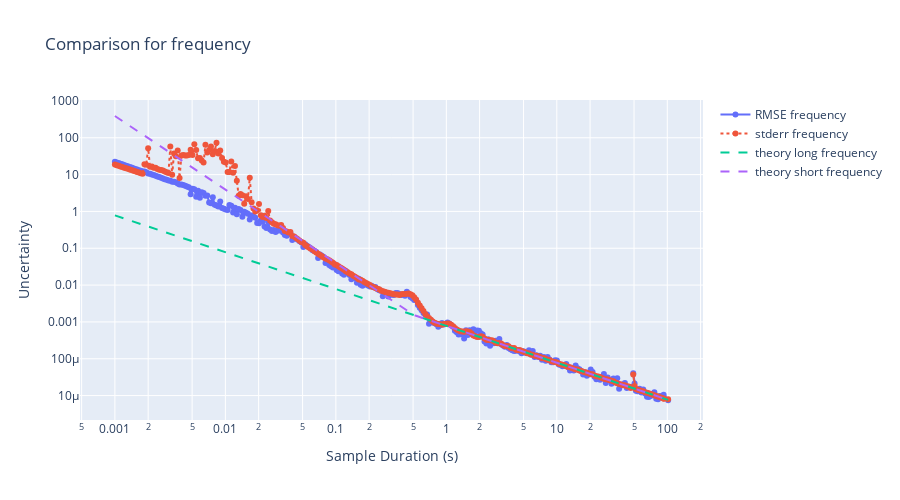
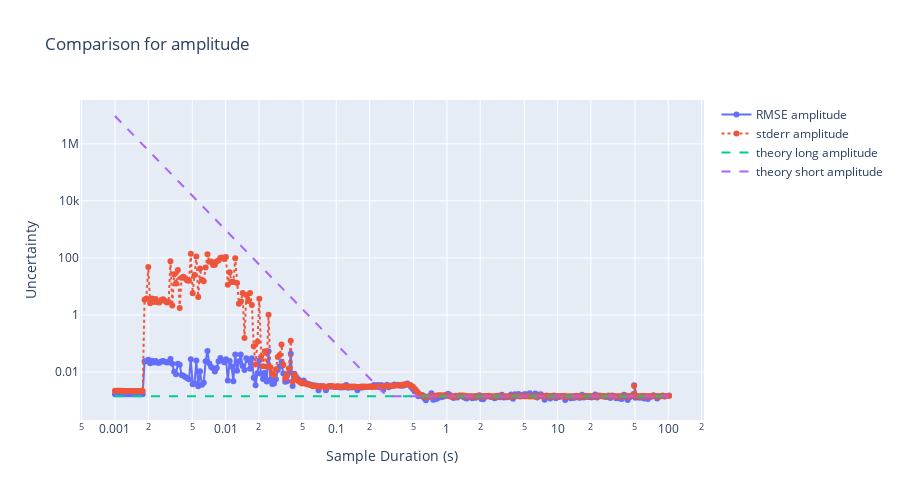
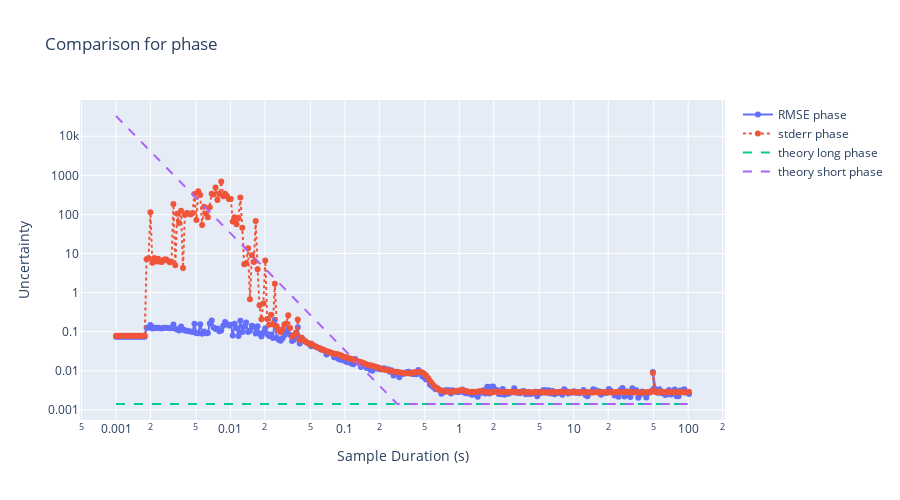

Notebook source saved alongside these figures, in order:
### Code cell
import anal_fit_err
import importlib
import dataclasses

importlib.reload(anal_fit_err)

# Generate theoretical predictions
theory_cw = {
    "amplitude": [],
    "frequency": [],
    "phase": [],
}

theory_cw_short = {
    "amplitude": [],
    "frequency": [],
    "phase": [],
}


for this_duration in durations:

    est = anal_fit_err.analy_err_in_fit_cw_sine(
        amplitude=true_params["amplitude"],
        samp_num=num_points,
        samp_time=this_duration,
        sigma_obs=noise_scale,
    )
    theory_cw["amplitude"].append(est.amplitude)
    theory_cw["frequency"].append(est.frequency)
    theory_cw["phase"].append(est.phase)

    est = anal_fit_err.analy_err_in_fit_cw_sine_short_dur(
        amplitude=true_params["amplitude"],
        frequency=true_params["frequency"],
        samp_num=num_points,
        samp_time=this_duration,
        sigma_obs=noise_scale,
        phase=true_params["phase"],
    )
    theory_cw_short["amplitude"].append(est.amplitude)
    theory_cw_short["frequency"].append(est.frequency)
    theory_cw_short["phase"].append(est.phase)


for key in true_params:
    fig = go.Figure()
    fig.add_trace(
        go.Scatter(
            x=durations, y=rmse_results[key], mode="lines+markers", name=f"RMSE {key}"
        )
    )
    fig.add_trace(
        go.Scatter(
            x=durations,
            y=stderr_results[key],
            mode="lines+markers",
            name=f"stderr {key}",
            line=dict(dash="dot"),
        )
    )

    fig.add_trace(
        go.Scatter(
            x=durations,
            y=theory_cw[key],
            mode="lines",
            name=f"theory long {key}",
            line=dict(dash="dash"),
        )
    )

    fig.add_trace(
        go.Scatter(
            x=durations,
            y=theory_cw_short[key],
            mode="lines",
            name=f"theory short {key}",
            line=dict(dash="dash"),
        )
    )

    fig.update_layout(
        title=f"Comparison for {key}",
        xaxis_title="Sample Duration (s)",
        yaxis_title="Uncertainty",
        width=900,
        height=500,
        yaxis_type="log",
        xaxis_type="log",
    )
    fig.show()

### Figure 1 — Plotly figure (JSON) as saved in the notebook; plotly's stock layout.template omitted (floating-point values rounded to 4 significant figures; data arrays with more than 128 entries replaced by an {"elided": "..."} marker saying what was removed)
{"data": [{"mode": "lines+markers", "name": "RMSE frequency", "type": "scatter", "x": {"elided": "300 float values"}, "y": {"elided": "300 float values"}}, {"line": {"dash": "dot"}, "mode": "lines+markers", "name": "stderr frequency", "type": "scatter", "x": {"elided": "300 float values"}, "y": {"elided": "300 float values"}}, {"line": {"dash": "dash"}, "mode": "lines", "name": "theory long frequency", "type": "scatter", "x": {"elided": "300 float values"}, "y": {"elided": "300 float values"}}, {"line": {"dash": "dash"}, "mode": "lines", "name": "theory short frequency", "type": "scatter", "x": {"elided": "300 float values"}, "y": {"elided": "300 float values"}}], "layout": {"height": 500, "title": {"text": "Comparison for frequency"}, "width": 900, "xaxis": {"title": {"text": "Sample Duration (s)"}, "type": "log"}, "yaxis": {"title": {"text": "Uncertainty"}, "type": "log"}}}

### Figure 2 — Plotly figure (JSON) as saved in the notebook; plotly's stock layout.template omitted (floating-point values rounded to 4 significant figures; data arrays with more than 128 entries replaced by an {"elided": "..."} marker saying what was removed)
{"data": [{"mode": "lines+markers", "name": "RMSE amplitude", "type": "scatter", "x": {"elided": "300 float values"}, "y": {"elided": "300 float values"}}, {"line": {"dash": "dot"}, "mode": "lines+markers", "name": "stderr amplitude", "type": "scatter", "x": {"elided": "300 float values"}, "y": {"elided": "300 float values"}}, {"line": {"dash": "dash"}, "mode": "lines", "name": "theory long amplitude", "type": "scatter", "x": {"elided": "300 float values"}, "y": {"elided": "300 float values"}}, {"line": {"dash": "dash"}, "mode": "lines", "name": "theory short amplitude", "type": "scatter", "x": {"elided": "300 float values"}, "y": {"elided": "300 float values"}}], "layout": {"height": 500, "title": {"text": "Comparison for amplitude"}, "width": 900, "xaxis": {"title": {"text": "Sample Duration (s)"}, "type": "log"}, "yaxis": {"title": {"text": "Uncertainty"}, "type": "log"}}}

### Figure 3 — Plotly figure (JSON) as saved in the notebook; plotly's stock layout.template omitted (floating-point values rounded to 4 significant figures; data arrays with more than 128 entries replaced by an {"elided": "..."} marker saying what was removed)
{"data": [{"mode": "lines+markers", "name": "RMSE phase", "type": "scatter", "x": {"elided": "300 float values"}, "y": {"elided": "300 float values"}}, {"line": {"dash": "dot"}, "mode": "lines+markers", "name": "stderr phase", "type": "scatter", "x": {"elided": "300 float values"}, "y": {"elided": "300 float values"}}, {"line": {"dash": "dash"}, "mode": "lines", "name": "theory long phase", "type": "scatter", "x": {"elided": "300 float values"}, "y": {"elided": "300 float values"}}, {"line": {"dash": "dash"}, "mode": "lines", "name": "theory short phase", "type": "scatter", "x": {"elided": "300 float values"}, "y": {"elided": "300 float values"}}], "layout": {"height": 500, "title": {"text": "Comparison for phase"}, "width": 900, "xaxis": {"title": {"text": "Sample Duration (s)"}, "type": "log"}, "yaxis": {"title": {"text": "Uncertainty"}, "type": "log"}}}
